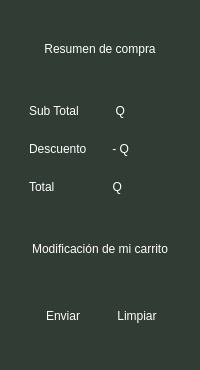
                     <widget class="QFrame" name="frame_55">
                      <property name="styleSheet">
                       <string notr="true">border-top-left-radius:15px;
border-top-right-radius:15px;
border-bottom-left-radius:15px;
border-bottom-right-radius:15px;
background-color: rgb(48, 60, 52);</string>
                      </property>
                      <property name="frameShape">
                       <enum>QFrame::StyledPanel</enum>
                      </property>
                      <property name="frameShadow">
                       <enum>QFrame::Raised</enum>
                      </property>
                      <layout class="QVBoxLayout" name="verticalLayout_18">
                       <property name="spacing">
                        <number>0</number>
                       </property>
                       <item>
                        <widget class="QFrame" name="frame_57">
                         <property name="minimumSize">
                          <size>
                           <width>0</width>
                           <height>75</height>
                          </size>
                         </property>
                         <property name="maximumSize">
                          <size>
                           <width>16777215</width>
                           <height>75</height>
                          </size>
                         </property>
                         <property name="frameShape">
                          <enum>QFrame::StyledPanel</enum>
                         </property>
                         <property name="frameShadow">
                          <enum>QFrame::Raised</enum>
                         </property>
                         <layout class="QVBoxLayout" name="verticalLayout_19">
                          <item>
                           <widget class="QLabel" name="label_21">
                            <property name="styleSheet">
                             <string notr="true">color: rgb(255,255,255);
font: bold 9pt &quot;Nunito&quot;;</string>
                            </property>
                            <property name="text">
                             <string>Resumen de compra</string>
                            </property>
                            <property name="alignment">
                             <set>Qt::AlignCenter</set>
                            </property>
                           </widget>
                          </item>
                         </layout>
                        </widget>
                       </item>
                       <item>
                        <widget class="QFrame" name="frame_58">
                         <property name="frameShape">
                          <enum>QFrame::StyledPanel</enum>
                         </property>
                         <property name="frameShadow">
                          <enum>QFrame::Raised</enum>
                         </property>
                         <layout class="QVBoxLayout" name="verticalLayout_20">
                          <item>
                           <widget class="QFrame" name="frame_59">
                            <property name="frameShape">
                             <enum>QFrame::StyledPanel</enum>
                            </property>
                            <property name="frameShadow">
                             <enum>QFrame::Raised</enum>
                            </property>
                            <layout class="QVBoxLayout" name="verticalLayout_17">
                             <property name="leftMargin">
                              <number>0</number>
                             </property>
                             <property name="topMargin">
                              <number>0</number>
                             </property>
                             <property name="rightMargin">
                              <number>0</number>
                             </property>
                             <property name="bottomMargin">
                              <number>0</number>
                             </property>
                             <item>
                              <widget class="QFrame" name="frame_46">
                               <property name="frameShape">
                                <enum>QFrame::StyledPanel</enum>
                               </property>
                               <property name="frameShadow">
                                <enum>QFrame::Raised</enum>
                               </property>
                               <layout class="QHBoxLayout" name="horizontalLayout_30">
                                <item>
                                 <widget class="QLabel" name="label_19">
                                  <property name="maximumSize">
                                   <size>
                                    <width>16777215</width>
                                    <height>55</height>
                                   </size>
                                  </property>
                                  <property name="styleSheet">
                                   <string notr="true">color: rgb(255,255,255);
font: bold 9pt &quot;Nunito&quot;;</string>
                                  </property>
                                  <property name="text">
                                   <string>Sub Total</string>
                                  </property>
                                 </widget>
                                </item>
                                <item>
                                 <widget class="QLabel" name="label_22">
                                  <property name="maximumSize">
                                   <size>
                                    <width>16777215</width>
                                    <height>55</height>
                                   </size>
                                  </property>
                                  <property name="styleSheet">
                                   <string notr="true">color: rgb(255,255,255);
font: bold 9pt &quot;Nunito&quot;;</string>
                                  </property>
                                  <property name="text">
                                   <string>Q</string>
                                  </property>
                                  <property name="alignment">
                                   <set>Qt::AlignRight|Qt::AlignTrailing|Qt::AlignVCenter</set>
                                  </property>
                                 </widget>
                                </item>
                                <item>
                                 <widget class="QLabel" name="label_28">
                                  <property name="maximumSize">
                                   <size>
                                    <width>16777215</width>
                                    <height>55</height>
                                   </size>
                                  </property>
                                  <property name="styleSheet">
                                   <string notr="true">color: rgb(255,255,255);
font: bold 9pt &quot;Nunito&quot;;</string>
                                  </property>
                                  <property name="text">
                                   <string/>
                                  </property>
                                 </widget>
                                </item>
                               </layout>
                              </widget>
                             </item>
                             <item>
                              <widget class="QFrame" name="frame_47">
                               <property name="frameShape">
                                <enum>QFrame::StyledPanel</enum>
                               </property>
                               <property name="frameShadow">
                                <enum>QFrame::Raised</enum>
                               </property>
                               <layout class="QHBoxLayout" name="horizontalLayout_29">
                                <item>
                                 <widget class="QLabel" name="label_24">
                                  <property name="maximumSize">
                                   <size>
                                    <width>16777215</width>
                                    <height>55</height>
                                   </size>
                                  </property>
                                  <property name="styleSheet">
                                   <string notr="true">color: rgb(255,255,255);
font: bold 9pt &quot;Nunito&quot;;</string>
                                  </property>
                                  <property name="text">
                                   <string>Descuento</string>
                                  </property>
                                 </widget>
                                </item>
                                <item>
                                 <widget class="QLabel" name="label_25">
                                  <property name="maximumSize">
                                   <size>
                                    <width>16777215</width>
                                    <height>55</height>
                                   </size>
                                  </property>
                                  <property name="styleSheet">
                                   <string notr="true">color: rgb(255,255,255);
font: bold 9pt &quot;Nunito&quot;;</string>
                                  </property>
                                  <property name="text">
                                   <string>- Q</string>
                                  </property>
                                  <property name="alignment">
                                   <set>Qt::AlignRight|Qt::AlignTrailing|Qt::AlignVCenter</set>
                                  </property>
                                 </widget>
                                </item>
                                <item>
                                 <widget class="QLabel" name="label_29">
                                  <property name="maximumSize">
                                   <size>
                                    <width>16777215</width>
                                    <height>55</height>
                                   </size>
                                  </property>
                                  <property name="styleSheet">
                                   <string notr="true">color: rgb(255,255,255);
font: bold 9pt &quot;Nunito&quot;;</string>
                                  </property>
                                  <property name="text">
                                   <string/>
                                  </property>
                                 </widget>
                                </item>
                               </layout>
                              </widget>
                             </item>
                             <item>
                              <widget class="QFrame" name="frame_50">
                               <property name="frameShape">
                                <enum>QFrame::StyledPanel</enum>
                               </property>
                               <property name="frameShadow">
                                <enum>QFrame::Raised</enum>
                               </property>
                               <layout class="QHBoxLayout" name="horizontalLayout_25">
                                <item>
                                 <widget class="QLabel" name="label_26">
                                  <property name="maximumSize">
                                   <size>
                                    <width>16777215</width>
                                    <height>55</height>
                                   </size>
                                  </property>
                                  <property name="styleSheet">
                                   <string notr="true">color: rgb(255,255,255);
font: bold 9pt &quot;Nunito&quot;;</string>
                                  </property>
                                  <property name="text">
                                   <string>Total</string>
                                  </property>
                                 </widget>
                                </item>
                                <item>
                                 <widget class="QLabel" name="label_27">
                                  <property name="maximumSize">
                                   <size>
                                    <width>16777215</width>
                                    <height>55</height>
                                   </size>
                                  </property>
                                  <property name="styleSheet">
                                   <string notr="true">color: rgb(255,255,255);
font: bold 9pt &quot;Nunito&quot;;</string>
                                  </property>
                                  <property name="text">
                                   <string>Q</string>
                                  </property>
                                  <property name="alignment">
                                   <set>Qt::AlignRight|Qt::AlignTrailing|Qt::AlignVCenter</set>
                                  </property>
                                 </widget>
                                </item>
                                <item>
                                 <widget class="QLabel" name="label_30">
                                  <property name="maximumSize">
                                   <size>
                                    <width>16777215</width>
                                    <height>55</height>
                                   </size>
                                  </property>
                                  <property name="styleSheet">
                                   <string notr="true">color: rgb(255,255,255);
font: bold 9pt &quot;Nunito&quot;;</string>
                                  </property>
                                  <property name="text">
                                   <string/>
                                  </property>
                                 </widget>
                                </item>
                               </layout>
                              </widget>
                             </item>
                            </layout>
                           </widget>
                          </item>
                         </layout>
                        </widget>
                       </item>
                       <item>
                        <widget class="QFrame" name="frame_60">
                         <property name="maximumSize">
                          <size>
                           <width>16777215</width>
                           <height>5</height>
                          </size>
                         </property>
                         <property name="styleSheet">
                          <string notr="true">background-color: rgb(74, 86, 77);</string>
                         </property>
                         <property name="frameShape">
                          <enum>QFrame::StyledPanel</enum>
                         </property>
                         <property name="frameShadow">
                          <enum>QFrame::Raised</enum>
                         </property>
                        </widget>
                       </item>
                       <item>
                        <widget class="QFrame" name="frame_63">
                         <property name="frameShape">
                          <enum>QFrame::StyledPanel</enum>
                         </property>
                         <property name="frameShadow">
                          <enum>QFrame::Raised</enum>
                         </property>
                         <layout class="QVBoxLayout" name="verticalLayout_15">
                          <item>
                           <widget class="QLabel" name="label_23">
                            <property name="minimumSize">
                             <size>
                              <width>0</width>
                              <height>55</height>
                             </size>
                            </property>
                            <property name="styleSheet">
                             <string notr="true">color: rgb(255,255,255);
font: bold 9pt &quot;Nunito&quot;;</string>
                            </property>
                            <property name="text">
                             <string>Modificación de mi carrito</string>
                            </property>
                            <property name="alignment">
                             <set>Qt::AlignCenter</set>
                            </property>
                           </widget>
                          </item>
                          <item>
                           <widget class="QFrame" name="frame_42">
                            <property name="frameShape">
                             <enum>QFrame::StyledPanel</enum>
                            </property>
                            <property name="frameShadow">
                             <enum>QFrame::Raised</enum>
                            </property>
                            <layout class="QHBoxLayout" name="horizontalLayout_28">
                             <item>
                              <widget class="QPushButton" name="btn_enviar_datos">
                               <property name="minimumSize">
                                <size>
                                 <width>0</width>
                                 <height>50</height>
                                </size>
                               </property>
                               <property name="maximumSize">
                                <size>
                                 <width>125</width>
                                 <height>50</height>
                                </size>
                               </property>
                               <property name="styleSheet">
                                <string notr="true">QPushButton{
border:Opx;
border-top-left-radius:15px;
border-top-right-radius:15px;
border-bottom-left-radius:15px;
border-bottom-right-radius:15px;
color: rgb(255, 255, 255);
font: bold 9pt &quot;Nunito&quot;;
}

QPushButton:hover{
color: rgb(255, 255, 255);
font: bold 9pt &quot;Nunito&quot;;
border-top-left-radius:15px;
border-top-right-radius:15px;
border-bottom-left-radius:15px;
border-bottom-right-radius:15px;
background-color: rgb(136, 204, 20);
}


</string>
                               </property>
                               <property name="text">
                                <string>Enviar</string>
                               </property>
                               <property name="icon">
                                <iconset>
                                 <normaloff>InterfaceImages/lista-de-verificacion (1).png</normaloff>InterfaceImages/lista-de-verificacion (1).png</iconset>
                               </property>
                               <property name="iconSize">
                                <size>
                                 <width>25</width>
                                 <height>25</height>
                                </size>
                               </property>
                              </widget>
                             </item>
                             <item>
                              <widget class="QPushButton" name="btn_limpiar_tabla">
                               <property name="minimumSize">
                                <size>
                                 <width>0</width>
                                 <height>50</height>
                                </size>
                               </property>
                               <property name="maximumSize">
                                <size>
                                 <width>125</width>
                                 <height>50</height>
                                </size>
                               </property>
                               <property name="styleSheet">
                                <string notr="true">QPushButton{
border:Opx;
border-top-left-radius:15px;
border-top-right-radius:15px;
border-bottom-left-radius:15px;
border-bottom-right-radius:15px;
color: rgb(255, 255, 255);
font: bold 9pt &quot;Nunito&quot;;
}

QPushButton:hover{
color: rgb(255, 255, 255);
font: bold 9pt &quot;Nunito&quot;;
border-top-left-radius:15px;
border-top-right-radius:15px;
border-bottom-left-radius:15px;
border-bottom-right-radius:15px;
background-color: rgb(136, 204, 20);
}


</string>
                               </property>
                               <property name="text">
                                <string>Limpiar</string>
                               </property>
                               <property name="icon">
                                <iconset>
                                 <normaloff>InterfaceImages/feather-duster_8962632.png</normaloff>InterfaceImages/feather-duster_8962632.png</iconset>
                               </property>
                               <property name="iconSize">
                                <size>
                                 <width>25</width>
                                 <height>25</height>
                                </size>
                               </property>
                              </widget>
                             </item>
                            </layout>
                           </widget>
                          </item>
                         </layout>
                        </widget>
                       </item>
                      </layout>
                     </widget>
